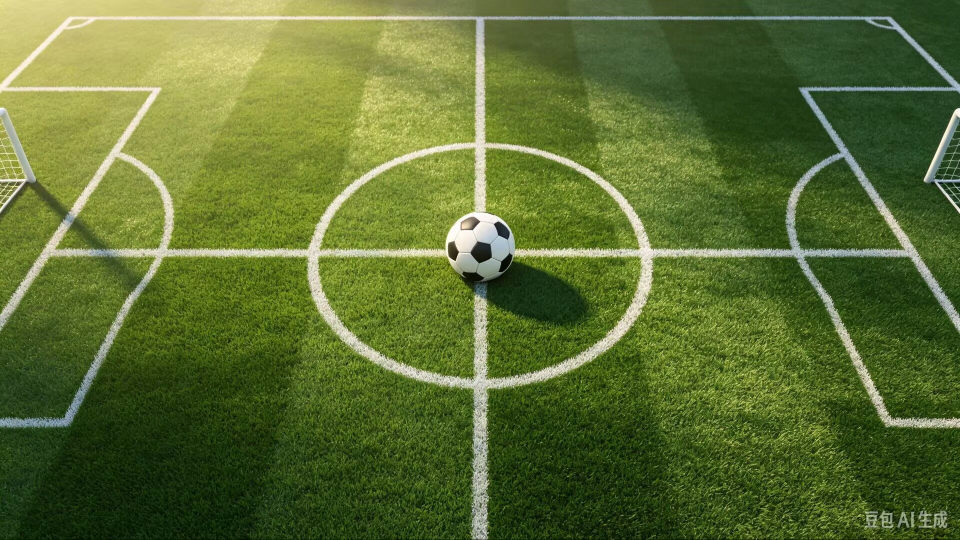
#> input picture 算法组/Week2/W2-粟茂林_视觉算法/src/target_detector/data/football_1.jpg, 1920 x 1079 px (shown at 1/2 size)
$ python detector.py --image '../../../../W2-粟茂林_视觉算法/src/target_detector/data/football_1.jpg'
#> lines starting #> are read from the running program, lines starting #| are printed output that depends on the picture; after the words box and inside, x2 and y2 are one past the last pixel; in counts of white or black regions, pixels touching at a corner belong together
### 算法组/Week2/yangtiancheng/src/cquick_color_vision/cquick_color_vision/core.py
from dataclasses import dataclass
from typing import Optional

import cv2
import numpy as np


@dataclass
class DetectorConfig:
    h_min: int = 5
    h_max: int = 25
    s_min: int = 100
    s_max: int = 255
    v_min: int = 70
    v_max: int = 255
    min_area: int = 800
    kernel_size: int = 5
    morph_mode: str = "open_close"

    def validate(self) -> None:
        if not 0 <= self.h_min <= self.h_max <= 179:
            raise ValueError(
                "HSV 的 H 范围必须满足 0 <= h_min <= h_max <= 179"
            )
        if not 0 <= self.s_min <= self.s_max <= 255:
            raise ValueError(
                "HSV 的 S 范围必须满足 0 <= s_min <= s_max <= 255"
            )
        if not 0 <= self.v_min <= self.v_max <= 255:
            raise ValueError(
                "HSV 的 V 范围必须满足 0 <= v_min <= v_max <= 255"
            )
        if self.min_area < 0:
            raise ValueError("min_area 不能为负数")
        if self.kernel_size < 1 or self.kernel_size % 2 == 0:
            raise ValueError("kernel_size 必须是正奇数")
        if self.morph_mode not in {
            "none",
            "open",
            "close",
            "open_close",
            "close_open",
        }:
            raise ValueError(
                "morph_mode 只能是 "
                "none/open/close/open_close/close_open"
            )


@dataclass
class Detection:
    detected: bool
    u: float = 0.0
    v: float = 0.0
    area: float = 0.0
    contour: Optional[np.ndarray] = None


def read_image(path: str) -> Optional[np.ndarray]:
    """读取图片，并兼容中文路径。"""
    try:
        data = np.fromfile(path, dtype=np.uint8)
    except (OSError, ValueError):
        return None

    if data.size == 0:
        return None
    return cv2.imdecode(data, cv2.IMREAD_COLOR)
#> returned value is the input picture: shape (1079, 1920, 3); mean B, G, R 50.4, 110.6, 91.9


# [8 lines left out: function write_image, not called in this run]


def create_mask(
    image_bgr: np.ndarray,
    config: DetectorConfig,
) -> np.ndarray:
    config.validate()

    hsv = cv2.cvtColor(image_bgr, cv2.COLOR_BGR2HSV)
#> hsv: shape (1079, 1920, 3); mean H, S, V 41.6, 157.6, 111.1
    lower = np.array(
        [config.h_min, config.s_min, config.v_min],
        dtype=np.uint8,
    )
    upper = np.array(
        [config.h_max, config.s_max, config.v_max],
        dtype=np.uint8,
    )
    mask = cv2.inRange(hsv, lower, upper)
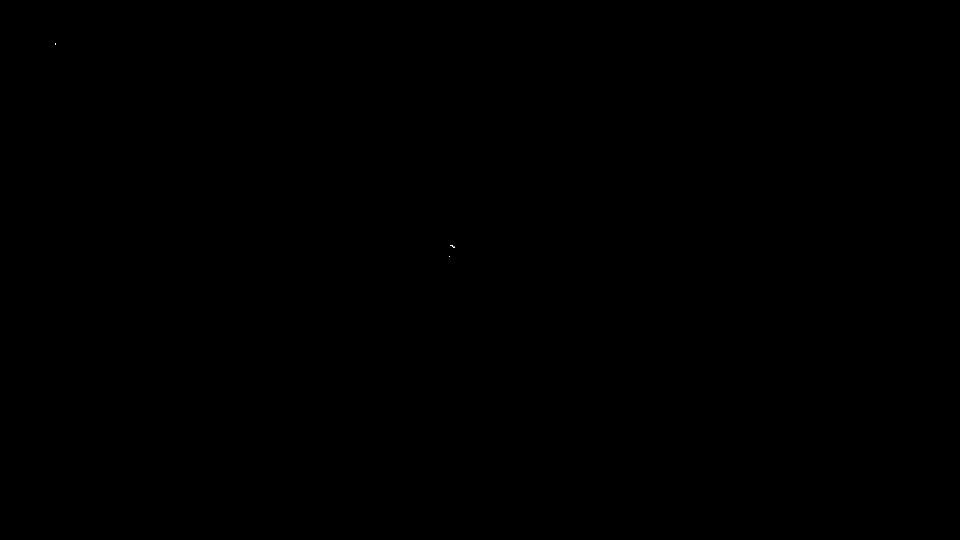
#> mask: shape (1079, 1920) (shown at 1/2 size); 0% white in thin lines or dots, all inside (x1, y1, x2, y2) = (110, 86, 910, 513)

    if config.morph_mode != "none":
        kernel = np.ones(
            (config.kernel_size, config.kernel_size),
            dtype=np.uint8,
        )

        if config.morph_mode in {"open", "open_close"}:
            mask = cv2.morphologyEx(
                mask,
                cv2.MORPH_OPEN,
                kernel,
            )
#> mask: shape (1079, 1920); every value is 0

        if config.morph_mode in {"close", "close_open"}:
            mask = cv2.morphologyEx(
                mask,
                cv2.MORPH_CLOSE,
                kernel,
            )

        if config.morph_mode == "close_open":
            mask = cv2.morphologyEx(
                mask,
                cv2.MORPH_OPEN,
                kernel,
            )

    return mask


def detect_target(
    image_bgr: np.ndarray,
    config: DetectorConfig,
) -> Detection:
    if image_bgr is None or image_bgr.size == 0:
        raise ValueError("输入图像为空")

    mask = create_mask(image_bgr, config)
    contours, _ = cv2.findContours(
        mask,
        cv2.RETR_EXTERNAL,
        cv2.CHAIN_APPROX_SIMPLE,
    )
#> contours = []

    candidates = []
    for contour in contours:
        area = float(cv2.contourArea(contour))
        if area >= config.min_area:
            candidates.append((area, contour))
#> this loop made 0 passes
#> after the loop, candidates = []

    if not candidates:
        return Detection(detected=False)

    area, target_contour = max(
        candidates,
        key=lambda item: item[0],
    )
    moments = cv2.moments(target_contour)

    if moments["m00"] <= 0.0:
        return Detection(detected=False)

    u = moments["m10"] / moments["m00"]
    v = moments["m01"] / moments["m00"]
    return Detection(
        detected=True,
        u=float(u),
        v=float(v),
        area=float(area),
        contour=target_contour,
    )


# [66 lines left out: function draw_detection, not called in this run]

### 算法组/Week2/yangtiancheng/src/cquick_color_vision/cquick_color_vision/detector.py
import argparse
import sys

import cv2

from cquick_color_vision.core import (
    DetectorConfig,
    detect_target,
    draw_detection,
    read_image,
    write_image,
)


def add_detector_arguments(parser: argparse.ArgumentParser) -> None:
    parser.add_argument("--image", required=True, help="输入图片路径")

    parser.add_argument("--h-min", type=int, default=5)
    parser.add_argument("--h-max", type=int, default=25)
    parser.add_argument("--s-min", type=int, default=100)
    parser.add_argument("--s-max", type=int, default=255)
    parser.add_argument("--v-min", type=int, default=70)
    parser.add_argument("--v-max", type=int, default=255)

    parser.add_argument("--min-area", type=int, default=800)
    parser.add_argument("--kernel-size", type=int, default=5)

    parser.add_argument(
        "--morph-mode",
        choices=[
            "none",
            "open",
            "close",
            "open_close",
            "close_open",
        ],
        default="open_close",
    )

    parser.add_argument(
        "--save",
        default="",
        help="标注结果保存路径",
    )

    parser.add_argument(
        "--show",
        action="store_true",
        help="运行后打开结果窗口",
    )


def config_from_args(args: argparse.Namespace) -> DetectorConfig:
    config = DetectorConfig(
        h_min=args.h_min,
        h_max=args.h_max,
        s_min=args.s_min,
        s_max=args.s_max,
        v_min=args.v_min,
        v_max=args.v_max,
        min_area=args.min_area,
        kernel_size=args.kernel_size,
        morph_mode=args.morph_mode,
    )

    config.validate()
    return config


def main() -> None:
    parser = argparse.ArgumentParser(
        description="HSV 颜色目标检测",
    )

    add_detector_arguments(parser)
    args = parser.parse_args()

    image = read_image(args.image)

    if image is None:
        print(
            f"[错误] 图片读取失败: {args.image}",
            file=sys.stderr,
        )
        raise SystemExit(2)

    config = config_from_args(args)
    detection = detect_target(image, config)

    height, width = image.shape[:2]
#> height = 1079; width = 1920

    print(f"图片: {args.image}")
    print(f"图片尺寸: width={width}, height={height}")
#| 图片尺寸: width=1920, height=1079
    print(
        "HSV 阈值: "
        f"lower=({config.h_min}, {config.s_min}, {config.v_min}), "
        f"upper=({config.h_max}, {config.s_max}, {config.v_max})"
    )
    print(f"最小轮廓面积: {config.min_area}")
    print(
        f"形态学处理: {config.morph_mode}, "
        f"kernel={config.kernel_size}"
    )

    if detection.detected:
        print("检测状态: 成功")
        print(
            f"u={detection.u:.2f}, v={detection.v:.2f}, "
            f"area={detection.area:.2f}"
        )
    else:
        print("检测状态: 未检测到目标")
        print("u=0, v=0, area=0 (detected=false)")

    if args.save:
        output = draw_detection(
            image,
            detection,
            config,
        )

        if not write_image(args.save, output):
            print(
                f"[错误] 标注图保存失败: {args.save}",
                file=sys.stderr,
            )
            raise SystemExit(3)

        print(f"标注图已保存: {args.save}")

    if args.show:
        cv2.imshow(
            "Detection",
            draw_detection(image, detection, config),
        )
        cv2.waitKey(0)
        cv2.destroyAllWindows()


if __name__ == "__main__":
    main()

$ run again, on 算法组/Week2/W2-粟茂林_视觉算法/src/target_detector/data/football_3.jpg
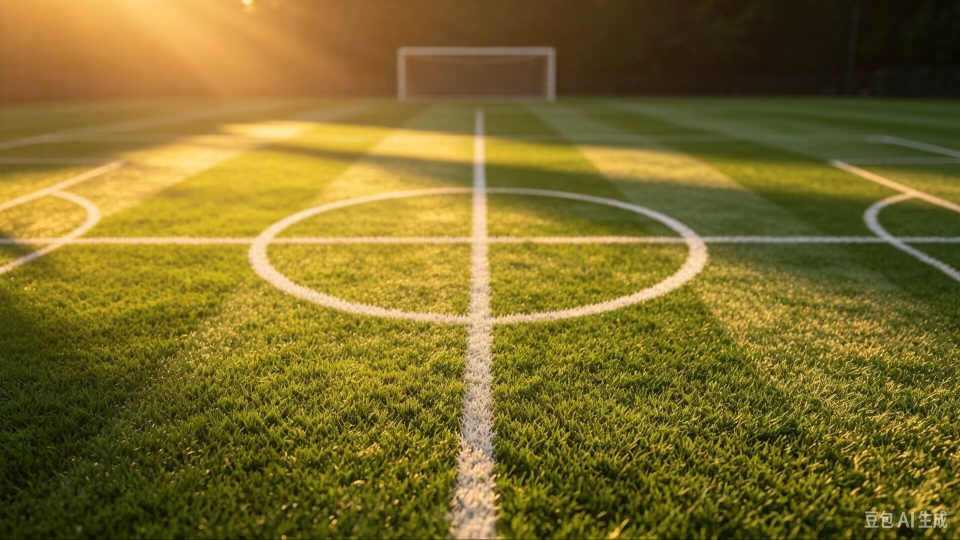
#> input picture 算法组/Week2/W2-粟茂林_视觉算法/src/target_detector/data/football_3.jpg, 1920 x 1079 px (shown at 1/2 size)
#> in read_image, returned value is the input picture: shape (1079, 1920, 3); mean B, G, R 41.2, 107.5, 124.1
#> hsv: shape (1079, 1920, 3); mean H, S, V 25.6, 178.6, 125.5
#> in create_mask, `mask = cv2.inRange(hsv, lower, upper)`:
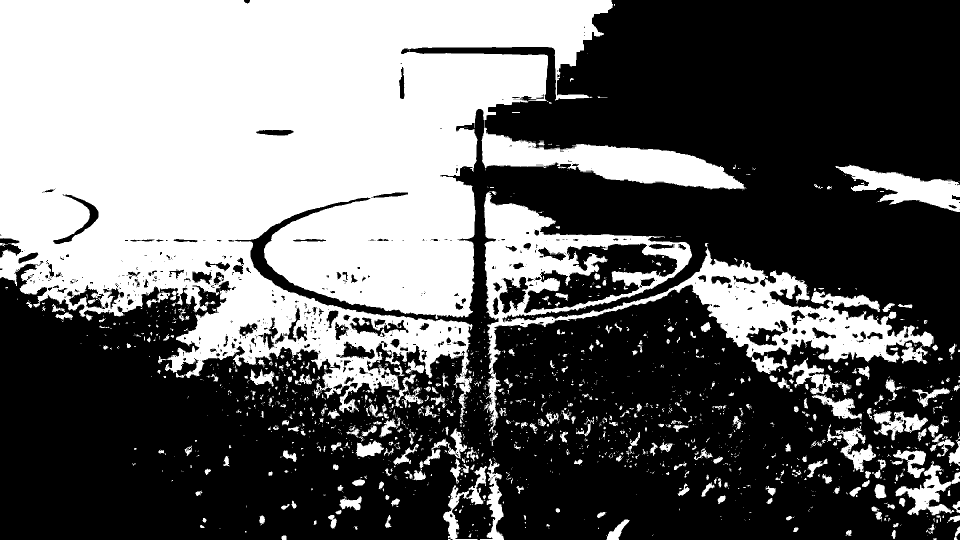
#> mask: shape (1079, 1920) (shown at 1/2 size); 40.6% white; 1916 white regions (1506 under 20 px), largest, box (x1, y1, x2, y2) and area: (0, 0, 1492, 841) 674844, (968, 382, 1867, 866) 87155, (1670, 329, 1920, 424) 10213
#> in create_mask, `mask = cv2.morphologyEx( mask, cv2.MORPH_OPEN, kernel, )`:
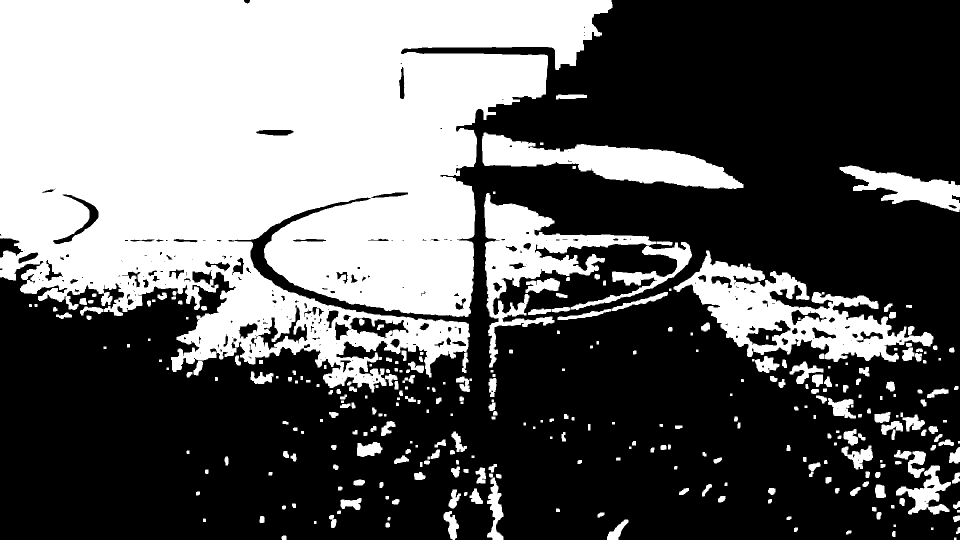
#> mask: shape (1079, 1920) (shown at 1/2 size); 38.7% white; 323 white regions
#> contours = 319 contours, 35 with area under 20; largest, box (x1, y1, x2, y2) and area: (0, 0, 1225, 785) 646243, (1347, 501, 1867, 724) 44912, (968, 386, 1313, 735) 29132, (964, 265, 1487, 378) 26100, (1679, 331, 1920, 424) 9564
#> the loop in detect_target, `for contour in contours:` made 319 passes
#> area on passes 2 to 4: 59, 60, 51
#> after the loop in detect_target, `for contour in contours:`: candidates = 17 items
#> target_contour = contour of 3074 points, box (x1, y1, x2, y2) (0, 0, 1225, 785), area 646243
#> moments = moments, m00 646243, centre m10/m00, m01/m00 = (525.8, 315)
#> u = 525.8
#> v = 315
#| 图片尺寸: width=1920, height=1079
#| u=525.82, v=314.96, area=646243.00
